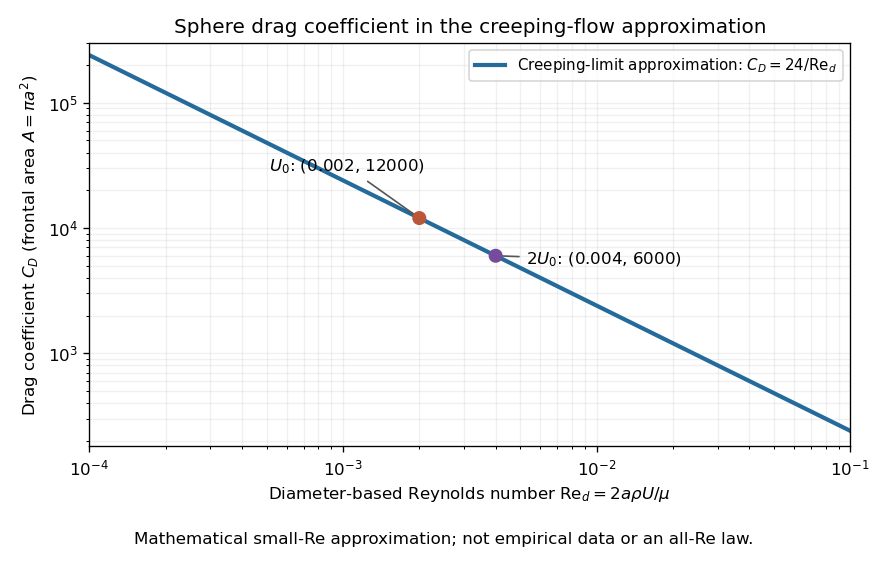

Write Python code to recreate this figure.
"""Plot the creeping-limit approximation; write an opaque PNG to CWD.

Tested with Python 3.14.4, NumPy 2.3.5 and Matplotlib 3.10.7.
"""
from pathlib import Path

import matplotlib

matplotlib.use("Agg")
import matplotlib.pyplot as plt
import numpy as np


def main():
    reynolds = np.logspace(-4, -1, 401)
    toy_re = np.array([0.002, 0.004])
    fig, ax = plt.subplots(figsize=(7.4, 4.7), dpi=120)
    fig.patch.set_facecolor("white")
    ax.set_facecolor("white")
    ax.loglog(reynolds, 24 / reynolds, color="#246a9b", lw=2.5,
              label=r"Creeping-limit approximation: $C_D=24/\mathrm{Re}_d$")
    ax.scatter(toy_re, 24 / toy_re, color=["#ba5739", "#754c9b"], s=55, zorder=4)
    for re, cd, label, offset in [(0.002, 12000, r"$U_0$: (0.002, 12000)", (-90, 28)),
                                  (0.004, 6000, r"$2U_0$: (0.004, 6000)", (18, -5))]:
        ax.annotate(label, (re, cd), xytext=offset, textcoords="offset points",
                    fontsize=10, arrowprops={"arrowstyle": "-", "color": "#555555"})
    ax.set(xlim=(1e-4, 1e-1), ylim=(180, 3e5),
           xlabel=r"Diameter-based Reynolds number $\mathrm{Re}_d=2a\rho U/\mu$",
           ylabel=r"Drag coefficient $C_D$ (frontal area $A=\pi a^2$)",
           title="Sphere drag coefficient in the creeping-flow approximation")
    ax.grid(True, which="both", alpha=0.18)
    ax.legend(loc="upper right", fontsize=9)
    fig.text(0.5, 0.035, "Mathematical small-Re approximation; not empirical data or an all-Re law.",
             ha="center", fontsize=10)
    fig.tight_layout(rect=(0, 0.075, 1, 1))
    fig.savefig(Path.cwd() / "sphere-drag-coefficient-stokes-limit.png",
                facecolor="white", transparent=False)
    plt.close(fig)


if __name__ == "__main__":
    main()
